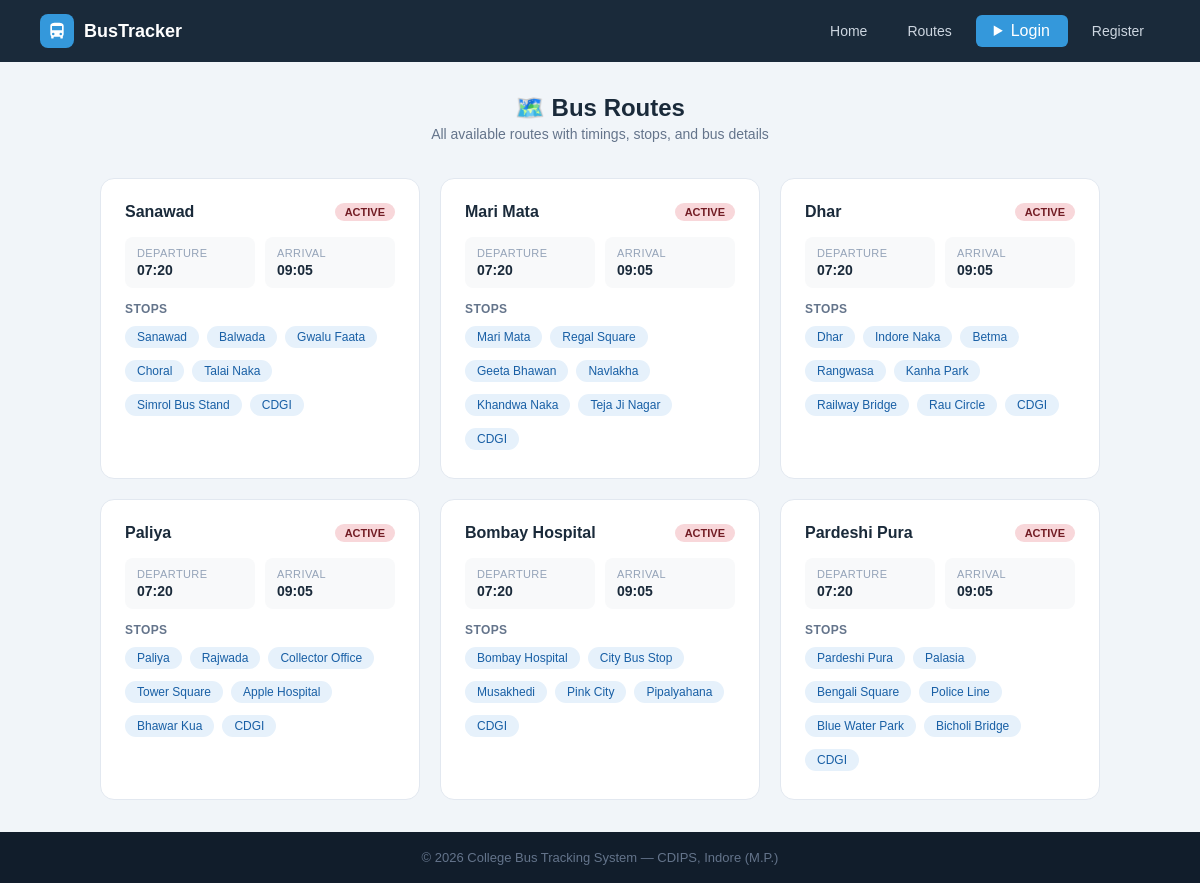
Before: /routes-info with the older database file.
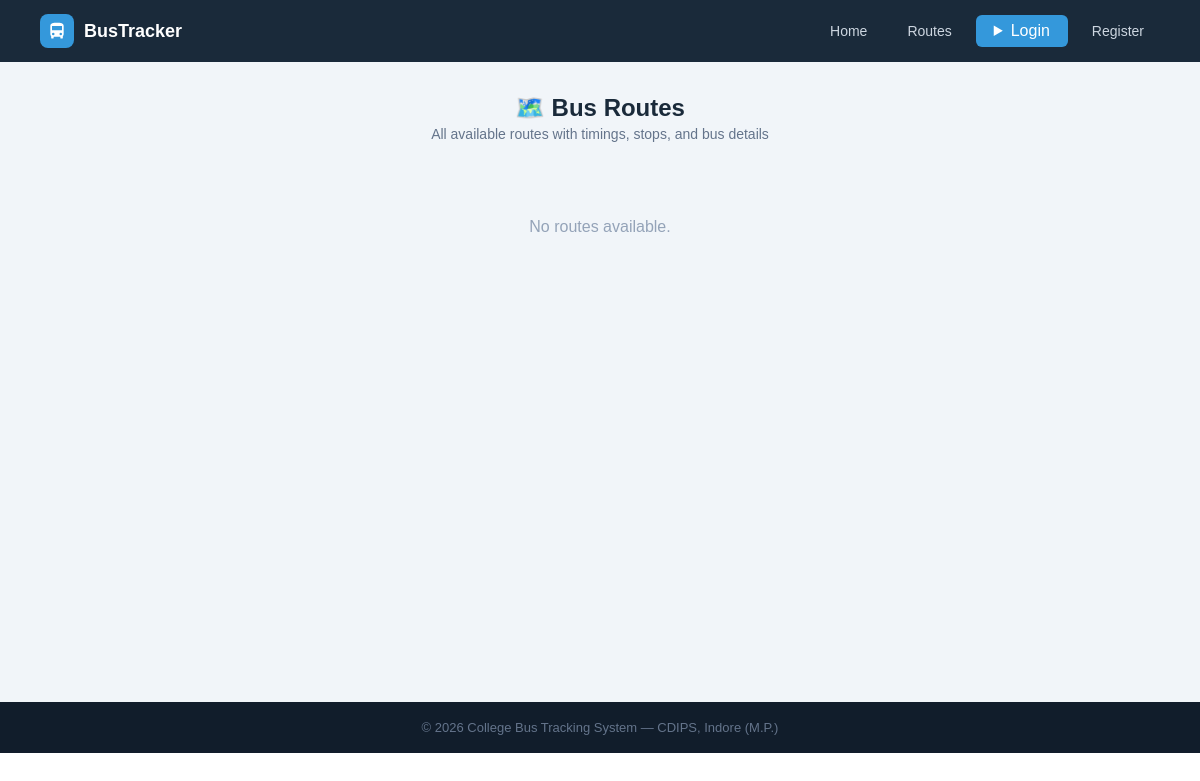
After: the same page with the newer database file.
### tables this page shows
CREATE TABLE routes (
        id INTEGER PRIMARY KEY AUTOINCREMENT,
        route_name TEXT NOT NULL, bus_id INTEGER,
        start_point TEXT, end_point TEXT,
        departure_time TEXT, arrival_time TEXT, stops TEXT, original_bus_id INTEGER,
        FOREIGN KEY(bus_id) REFERENCES buses(id));

### app.py (the view)
@app.route('/routes-info')
def routes_page():
    db = get_db()
    routes = db.execute('''SELECT r.*,b.bus_number,b.driver_name,b.status
                           FROM routes r LEFT JOIN buses b ON r.bus_id=b.id''').fetchall()
    db.close(); return render_template('routes.html', routes=routes)

### app.py (called while the page is built, shortened)
def get_db():
    conn = sqlite3.connect(DB)
    conn.row_factory = sqlite3.Row
    return conn

@app.context_processor
def inject_notifications():
    return dict(notifications=[], unread_count=0)

### templates/routes.html (shortened to what this page needs)
{% extends "base.html" %}
{% block content %}
<div class="page">
    <div class="page-header" style="text-align:center;margin-bottom:36px">
        <h1>🗺️ Bus Routes</h1>
        <p>All available routes with timings, stops, and bus details</p>
    </div>
    <div class="routes-grid">
    {% for r in routes %}
    <div class="route-card">
        <div class="route-header">
            <div class="route-name">{{ r.route_name }}</div>
            <span class="badge {{ 'badge-green' if r.status == 'active' else 'badge-red' }}">
                {{ r.status.upper() if r.status else 'ACTIVE' }}
            </span>
        </div>
        <div class="route-info">
            <div class="ri-item"><div class="key">Departure</div><div class="val">{{ r.departure_time }}</div></div>
            <div class="ri-item"><div class="key">Arrival</div><div class="val">{{ r.arrival_time }}</div></div>
        </div>
        <div class="stops-label">Stops</div>
        <div class="stops-flow">
            {% set stop_list = r.stops.replace('-', '→').replace(',', '→').split('→') %}
            {% for stop in stop_list %}
            <span class="stop-chip">{{ stop.strip() }}</span>
            {% endfor %}
        </div>
    </div>
    {% else %}
    <div style="text-align:center;color:#94a3b8;padding:40px;grid-column:1/-1">No routes available.</div>
    {% endfor %}
    </div>
</div>
{% endblock %}

### templates/base.html (shortened to what this page needs)
<!DOCTYPE html>
<html lang="en">
<head>
    <link rel="stylesheet" href="{{ url_for('static', filename='css/style.css') }}">
</head>
<body>
<nav>
    <div class="nav-logo">
        <div class="nav-logo-icon">
            <svg viewBox="0 0 24 24"><path d="M4 16c0 .88.39 1.67 1 2.22V20a1 1 0 001 1h1a1 1 0 001-1v-1h8v1a1 1 0 001 1h1a1 1 0 001-1v-1.78c.61-.55 1-1.34 1-2.22V6c0-3.5-3.58-4-8-4S4 2.5 4 6v10zm3.5 1a1.5 1.5 0 110-3 1.5 1.5 0 010 3zm9 0a1.5 1.5 0 110-3 1.5 1.5 0 010 3zM6 6h12v5H6V6z"/></svg>
        </div>
        <span>BusTracker</span>
    </div>
    <div class="nav-links">
        <a href="{{ url_for('home') }}">Home</a>
        <a href="{{ url_for('routes_page') }}">Routes</a>
        {% if 'admin' in session or 'student' in session %}
            {% if 'admin' in session %}
                <a href="{{ url_for('admin_dashboard') }}">Admin Panel</a>
                <a href="{{ url_for('students_list') }}">Students</a>
                <a href="{{ url_for('gate_logs_page') }}">Gate Logs</a>
                <a href="{{ url_for('admin_reports') }}">📊 Reports</a>
            {% else %}
                <a href="{{ url_for('dashboard') }}">My Dashboard</a>
                <details class="bell-wrap">
                    <summary class="bell-btn">
                        🔔
                        {% if unread_count > 0 %}
                        <span class="bell-badge">{{ unread_count }}</span>
                        {% endif %}
                    </summary>
                    <div class="bell-dropdown">
                        <div class="bell-dropdown-header">
                            <span>Notifications</span>
                            <div style="display:flex;gap:6px;">
                                {% if unread_count > 0 %}
                                <form method="POST" action="{{ url_for('mark_notifications_read') }}">
                                    <button class="bell-action-btn">✓ Read</button>
                                </form>
                                {% endif %}
                                {% if notifications %}
                                <form method="POST" action="{{ url_for('delete_all_notifications') }}"
                                      onsubmit="return confirm('Delete all notification?')">
                                    <button class="bell-action-btn bell-delete-btn">🗑 Delete all</button>
                                </form>
                                {% endif %}
                            </div>
                        </div>
                        {% if notifications %}
                            {% for n in notifications %}
                            <div class="bell-notif-item {{ 'bell-unread' if not n.is_read else '' }}">
                                <div class="bell-notif-row">
                                    <div class="bell-notif-msg">{{ n.message }}</div>
                                    <form method="POST" action="{{ url_for('delete_notification', nid=n.id) }}">
                                        <button class="bell-del-one" title="Delete">✕</button>
                                    </form>
                                </div>
                                <div class="bell-notif-time">🕐 {{ n.created_at[:16] if n.created_at else '' }}</div>
                            </div>
                            {% endfor %}
                        {% else %}
                        <div class="bell-empty">
                            <span>🔕</span>
                            <div>No notification available</div>
                        </div>
                        {% endif %}
                    </div>
                </details>
            {% endif %}
            <span style="color:#94a3b8;font-size:13px">
                Hi,
                {% if 'admin' in session %}
                {{ session['admin']['name'] }}
                {% else %}
                {{ session['student']['name'] }}
                {% endif %}
            </span>
            {% if 'admin' in session %}
            <a href="/logout/admin" class="btn-danger">Logout</a>
            {% else %}
            <a href="/logout/student" class="btn-danger">Logout</a>
            {% endif %}
        {% else %}
            <div style="position: relative; display: inline-block;">
                <details style="list-style: none;">
                    <summary class="btn-nav" style="cursor: pointer; user-select: none;">
                        Login
                    </summary>
                </details>
            </div>
            <a href="{{ url_for('register') }}">Register</a>
        {% endif %}
    </div>
</nav>
{% block content %}{% endblock %}
<footer><p>© 2026 College Bus Tracking System — CDIPS, Indore (M.P.)</p></footer>
</body>
</html>

### static/css/style.css (style rules this page uses)
* { margin: 0; padding: 0; box-sizing: border-box; font-family: Arial, sans-serif; }
a { text-decoration: none; }
nav { display: flex; justify-content: space-between; align-items: center; padding: 14px 40px; background: #1a2a3a; position: sticky; top: 0; z-index: 100; }
.nav-logo { display: flex; align-items: center; gap: 10px; }
.nav-logo-icon { width: 34px; height: 34px; background: #3498db; border-radius: 8px; display: flex; align-items: center; justify-content: center; }
.nav-logo-icon svg { width: 20px; height: 20px; fill: white; }
.nav-logo span { color: white; font-size: 18px; font-weight: bold; }
.nav-links { display: flex; gap: 8px; align-items: center; }
.nav-links a { color: #cdd6e0; font-size: 14px; padding: 7px 16px; border-radius: 6px; transition: background .2s; }
.nav-links .btn-nav { background: #3498db; color: white; padding: 7px 18px; border-radius: 6px; }
footer { background: #111d2b; color: #64748b; text-align: center; padding: 18px; font-size: 13px; }
.page { padding: 32px 40px; background: #f1f5f9; min-height: 80vh; }
.page-header { margin-bottom: 24px; }
.page-header h1 { font-size: 24px; color: #1a2a3a; font-weight: bold; }
.page-header p { font-size: 14px; color: #64748b; margin-top: 4px; }
.routes-grid { display: grid; grid-template-columns: repeat(auto-fit, minmax(300px, 1fr)); gap: 20px; max-width: 1000px; margin: 0 auto; }

Changed rows visible on the page:
removed routes: route_name "Sanawad", status "ACTIVE", departure_time "07:20", arrival_time "09:05", strip "Sanawad" "Balwada" "Gwalu Faata" "Choral" "Talai Naka" "Simrol Bus Stand" "CDGI"
removed routes: route_name "Mari Mata", status "ACTIVE", departure_time "07:20", arrival_time "09:05", strip "Mari Mata" "Regal Square" "Geeta Bhawan" "Navlakha" "Khandwa Naka" "Teja Ji Nagar" "CDGI"
removed routes: route_name "Dhar", status "ACTIVE", departure_time "07:20", arrival_time "09:05", strip "Dhar" "Indore Naka" "Betma" "Rangwasa" "Kanha Park" "Railway Bridge" "Rau Circle" "CDGI"
removed routes: route_name "Paliya", status "ACTIVE", departure_time "07:20", arrival_time "09:05", strip "Paliya" "Rajwada" "Collector Office" "Tower Square" "Apple Hospital" "Bhawar Kua" "CDGI"
removed routes: route_name "Bombay Hospital", status "ACTIVE", departure_time "07:20", arrival_time "09:05", strip "Bombay Hospital" "City Bus Stop" "Musakhedi" "Pink City" "Pipalyahana" "CDGI"
removed routes: route_name "Pardeshi Pura", status "ACTIVE", departure_time "07:20", arrival_time "09:05", strip "Pardeshi Pura" "Palasia" "Bengali Square" "Police Line" "Blue Water Park" "Bicholi Bridge" "CDGI"
Other visible differences:
text now shown: "No routes available."
